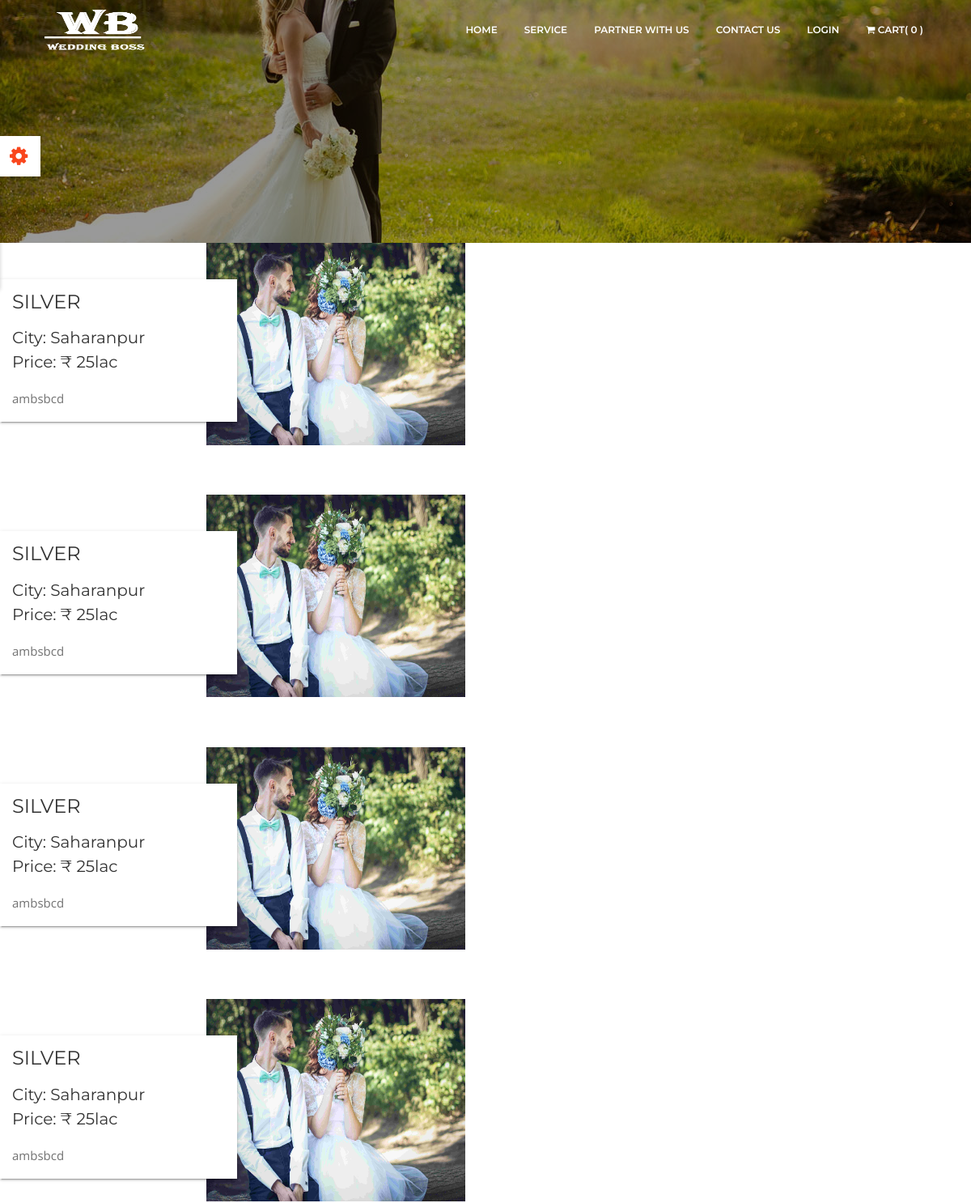
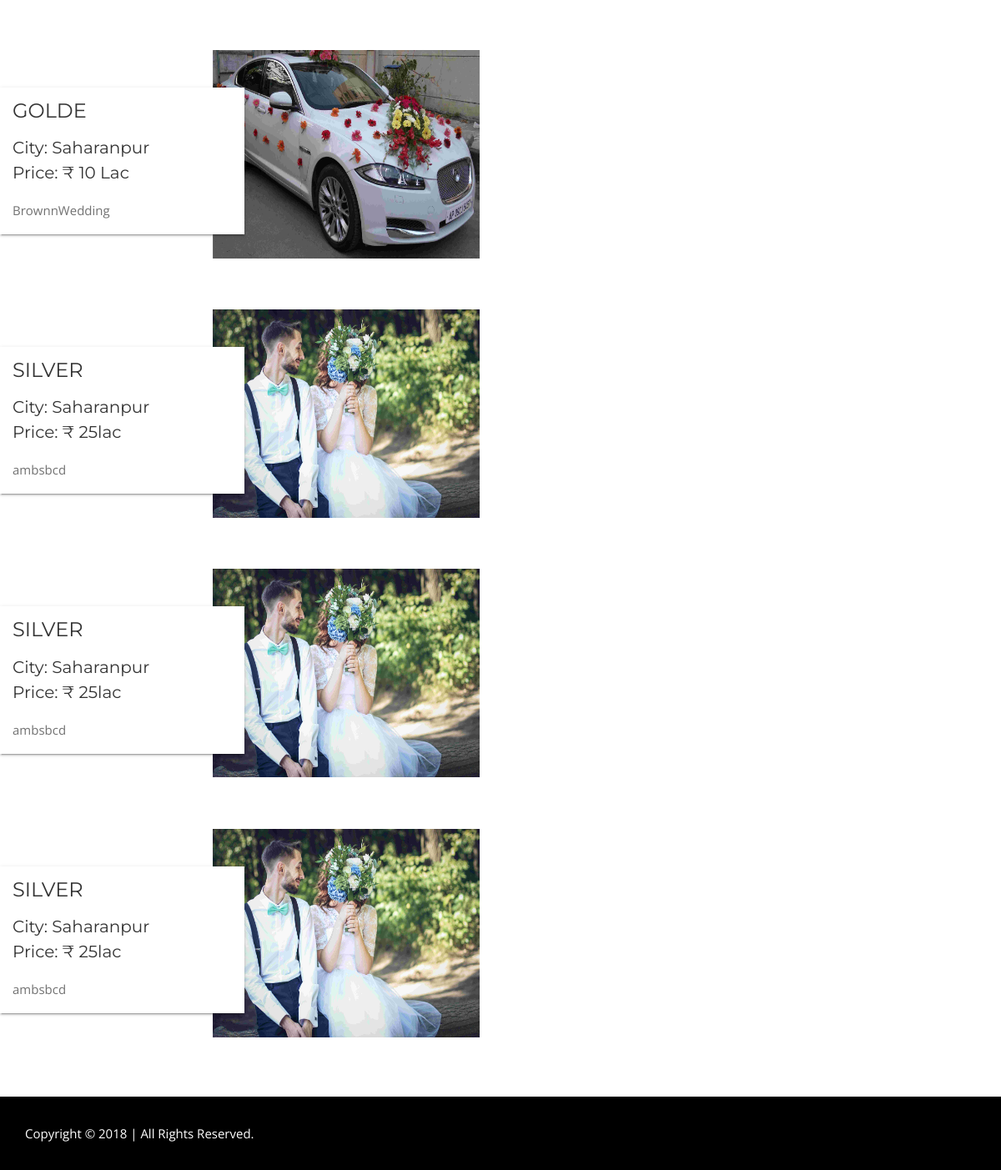
The page /cart.php (signed in) on the database its author committed (2 pictures, top to bottom).
### tables this page shows
CREATE TABLE IF NOT EXISTS `wpackage` (
`pc_id` int(5) NOT NULL,
  `user_id` varchar(30) NOT NULL,
  `profession` varchar(100) NOT NULL,
  `pname` varchar(30) NOT NULL,
  `price` varchar(30) NOT NULL,
  `city` varchar(30) NOT NULL,
  `service` varchar(10000) NOT NULL,
  `img` varchar(500) NOT NULL
);

### cart.php (the view, shortened to what this page needs)
<?php
include("db.php");
include("functions.php");
$id = $_SESSION['id'];
?>
<!DOCTYPE html>
<html lang="en">
	<head>
		<link rel="stylesheet" href="assets/bootstrap/css/bootstrap.min.css">
		<link rel="stylesheet" href="assets/fonts/font-awesome.min.css">
		<link rel="stylesheet" href="assets/owlcarousel/css/owl.carousel.css">
		<link rel="stylesheet" href="assets/owlcarousel/css/owl.theme.css">
        <link rel="stylesheet" href="assets/css/flexslider.css">
		<link rel="stylesheet" href="assets/css/aos.css">
		<link rel="stylesheet" href="assets/css/style.css">
		<link rel="stylesheet" href="assets/css/switcher/switcher.css">
		<link rel="stylesheet" href="assets/css/switcher/style1.css" id="colors">
	</head>
    <body data-spy="scroll" data-offset="80">
		  <nav class="navbar navbar-toggleable-sm fixed-top navbar-light bg-faded site-navigation">
			<div class="container">
			  <a class="navbar-brand" href="index.php"><img height="50px" width="10px" src="assets/img/logo.png" alt=""></a>
			  <div class="collapse navbar-collapse justify-content-end" id="navbarCollapse">
				<ul class="navbar-nav">
				  <li class="nav-item"><a class="nav-link" href="index.php">Home</a></li>
				  <li class="nav-item"><a class="nav-link" href="services.php">Service</a></li>
				 <li class="nav-item"><a class="nav-link" href="joinus.php">partner with us</a></li>
				  <li class="nav-item"><a class="nav-link" href="contact.php">Contact us</a></li>
				  <li class="nav-item"><a class="nav-link" href="signup.php">Login</a></li>
				   <li class="nav-item"><a  class="nav-link" href="cart.php"> <i class="fa fa-shopping-cart"></i>  cart( <?php total_items(); ?> )</a></li>
				</ul>
			  </div>
			</div>
		  </nav>
        <section id="home" class="home_parallax" style="background-image: url(assets/img/bg/marriage.jpg);  background-size:cover;  height:300px; background-position: center center;">	</section>
        <?php
        $query="select * from cart where user_id='$id'";
		$res=mysqli_query($con,$query);
		while($row=mysqli_fetch_array($res,MYSQL_BOTH))
		{
			$ap=$row['2'];
			$sel="select * from wpackage  where pc_id=$ap";
			$rs=mysqli_query($con,$sel);
			while($r=mysqli_fetch_array($rs,MYSQL_BOTH))
			{
				$name = $r['3'];
				$price = $r['4'];
				$city = $r['5'];
				$service = $r['6'];
				$img = $r['7'];
				echo "<div class='row'>
					<div class='col-lg-6' data-aos='fade-up'>
						<div class='single_blog'>
							<div class='blog-text wow fadeInLeft'>
								<h4>$name</h4>
                                <h5> City: $city</h5>
                                <h5>Price: &#8377; $price </h5>
                                <p>$service</p>
                            </div>
							<img class='blog-photo' width='320' height='250'  src='profile/$img'/>
						</div>
					</div>
				</div>";
			}
		}
?>
		<div class="footer">
			<div class="container">
				<div class="row">
					<div class="col-xs-12 text-center">
						<div class="copyright">
							<p>Copyright &copy; 2018 |  All Rights Reserved.</p>
						</div>
					</div>
				</div>
			</div>
		</div>
		 <div id="style-switcher">
			<h2>Your Awesome Color<a href="#"><i class="fa fa-cog fa-spin"></i></a></h2>
		 </div>
    </body>
</html>

### assets/css/style.css (style rules this page uses)
body { color: #727272; font-family: 'Open Sans', sans-serif; font-size: 15px; font-weight: 400; line-height: 28px; background:#fff; }
html, body { height: 100% }
h1, h2, h3, h4, h5, h6 { letter-spacing: 0px; margin-top: 0px; font-family: "Montserrat",sans-serif; color: #333; font-weight: 400; }
a { font-family: "Montserrat",sans-serif; text-decoration: none; transition: all 0.2s ease 0s; }
p { margin-bottom: 0; }
ul, li { margin: 0; padding: 0; }
.bg-faded { background-color: transparent; transition: all 0.5s ease 0s; }
.navbar-brand img { width: 150px; }
.navbar-light .navbar-nav .nav-link { color: #fff; padding: 7px 14px; margin-left: 5px; font-size: 12px; font-weight: 600; text-transform: uppercase; }
.site-navigation { border-radius: 0px; }
.home_parallax { height: 700px;position:relative; }
.home_parallax:before { position: absolute; width: 100%; height: 100%; background: rgba(0, 0, 0, 0.4) none repeat scroll 0 0; content: ""; left: 0; top: 0; }
.single_blog { padding-bottom: 60px }
.blog-text { background-color: #ffffff; box-shadow: 0 2px 2px 0 rgba(0, 0, 0, 0.14), 0 3px 1px -2px rgba(0, 0, 0, 0.2), 0 1px 5px 0 rgba(0, 0, 0, 0.12); margin: 45px 0 30px; padding: 15px; position: relative; width: 50%; z-index: 1; }
.blog-text h4 { margin-bottom: 20px; text-transform: uppercase; }
.blog-text p { margin-top: 20px }
.blog-photo { position: absolute; top: 0; right: 25px; }
.footer { padding: 30px 0; background-color: black; color: white; margin-top: 10px; }

### assets/css/switcher/switcher.css (style rules this page uses)
#style-switcher { background: #fff none repeat scroll 0 0; border-radius: 0 0 3px; box-shadow: 0 5px 5px 0 rgba(0, 0, 0, 0.2); left: 0; position: fixed; top: 168px; width: 220px; z-index: 9999; }
#style-switcher h2 { color: #333; font-family: montserrat,sans-serif; font-size: 14px; margin-bottom: 0; margin-right: 0; margin-top: 0; padding: 10px 0; text-align: center; text-transform: uppercase; }
#style-switcher h2 a { background: #fff none repeat scroll 0 0; display: block; height: 50px; position: absolute; right: -50px; top: 0; width: 50px; }
#style-switcher h2 a i { color: #f9461d; font-size: 26px; left: 12px; position: absolute; top: 12px; }

### assets/css/switcher/style1.css (style rules this page uses)
#style-switcher h2 a { background: #fff none repeat scroll 0 0 }
#style-switcher h2 a i { color: #f9461d; }

### rows shown on the page
wpackage: pname "SILVER", city "Saharanpur", price "25lac", service "ambsbcd", img (picture)
wpackage: pname "GOLDE", city "Saharanpur", price "10 Lac", service "BrownnWedding", img (picture)

### other values the page prints
$count_items "0"
